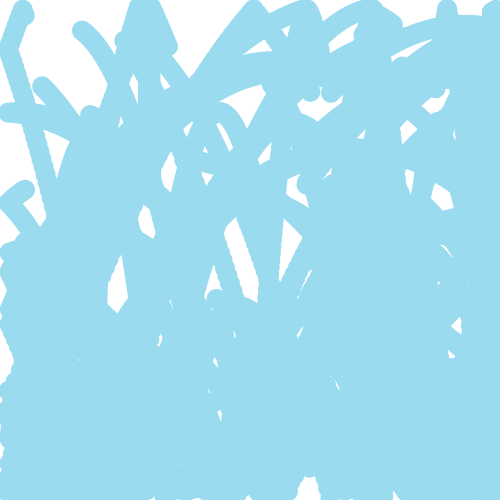
Frame 1 (no input)
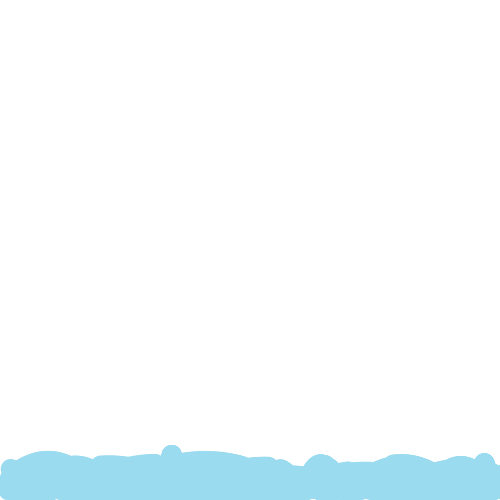
Frame 60 (the mouse pressed at the canvas centre just before this capture)
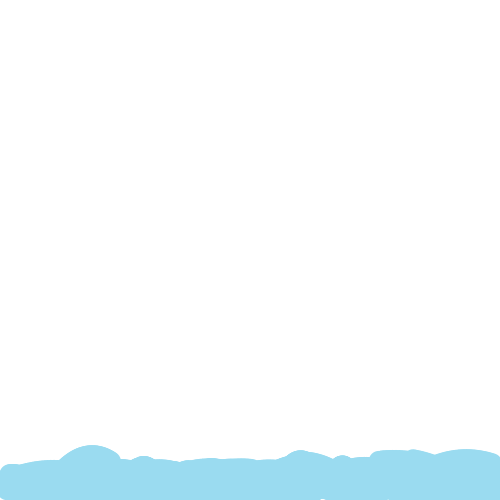
Frame 120 (the mouse held since frame 60 and released just before this capture)

The Processing sketch that drew these frames (run headless with seeded random() and noise(); from frame 60 on, the mouse is pressed at the canvas centre):

// Processing sketch: processing_67067
// ── processing_67067.pde

// number of balls
int ballNo = 100;

// x, y position
float [] ballX = new float [ballNo];
float [] ballY = new float [ballNo];

// x, y speed
float [] speedX = new float [ballNo];
float [] speedY = new float [ballNo];

// radius for each ball
int [] r = new int [ballNo];

color [] ballColor = new color[ballNo];

float [] ballDist = new float [ballNo];

float gravity = 0.1;

void setup() {
  size (500, 500);
  smooth();
  noStroke();
  
  for (int i=0; i<ballNo; i++){
    ballX[i] = random(width);
    ballY[i] = random(height);
    speedX[i] = random(-4, 4);
    speedY[i] = random(-6, 6);
    r[i] = (10);
    ballColor[i] = color(154, 219, 240);
  }
  
  
}

void draw() {
  background(255);

  for (int i=0; i<ballNo; i++) {
    for (int j=0; j<ballNo; j++) {

      if (i!=j) {
        fill(ballColor[i]);
        ellipse (ballX[i], ballY[i], 2*r[i], 2*r[i]);


        // Speed + Gravity
        ballX[i] += speedX[i];
        ballY[i] += speedY[i];
        speedY[i] += gravity;

        // Boarder Detection
        if (ballX[i] >= 500-r[i] || ballX[i] <= r[i]) {
          speedX[i] *= -1;
        }

        if (ballY[i] >= 500-r[i] || ballY[i] <= r[i]) {
          speedY[i] *= -0.95;
        }


        // Collision Detection
        ballDist[i] = dist(ballX[i], ballY[i], ballX[j], ballY[j]);
        if (ballDist[i] <= r[i] + r[j]) {
          speedX[i] *= -1;
          speedY[i] *= -1;
          speedX[j] *= -1;
          speedY[j] *= -1;
        }

        //        ellipse (ballX[i], ballY[i], 2*r[i], 2*r[i]);
      }
    }
  }
}
